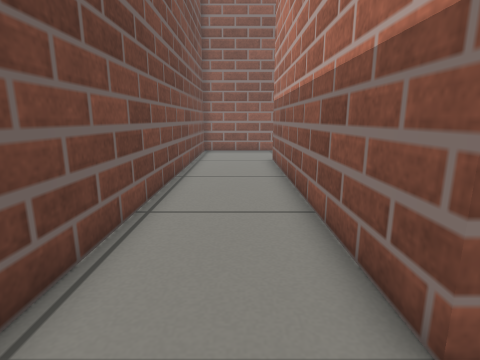
[1] (above)

24 first-person views from a walk through a Gazebo world. The camera is 0.5 m above the floor, tilts 12° down and sees 80° across. The floor is counted in squares, 0.25 m on a side. Each view is taken from the middle of a square. On the plan, view 1 faces up. The plan holds only what a view shows up to about 16 squares ahead; the rest is blank.

[2]
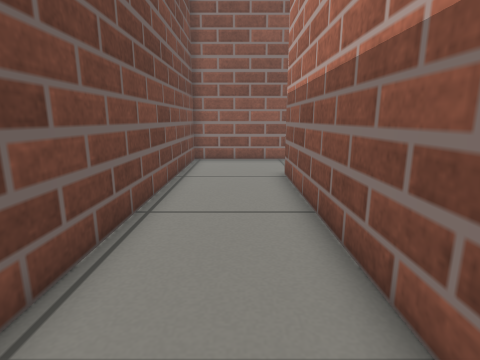

[3]
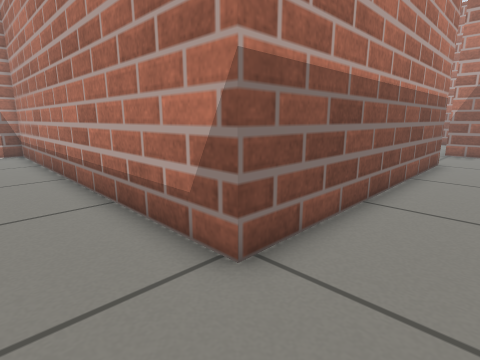

[4]
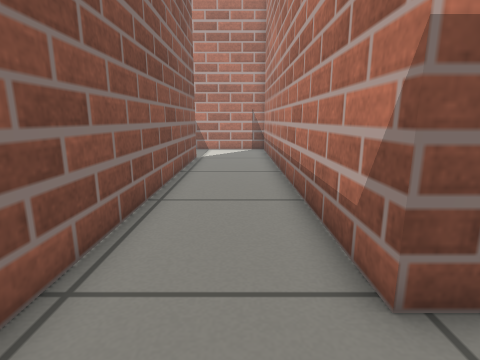

[5]
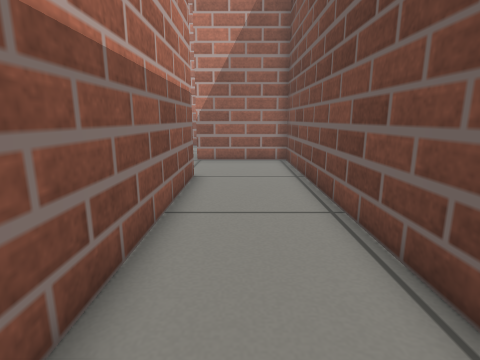

[6]
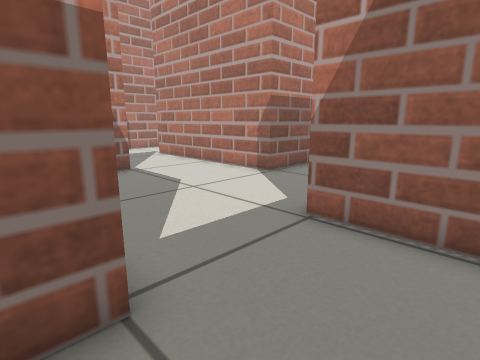

[7]
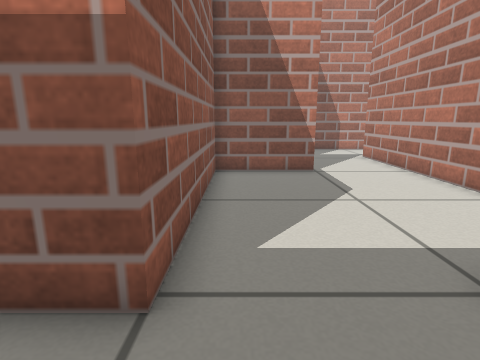

[8]
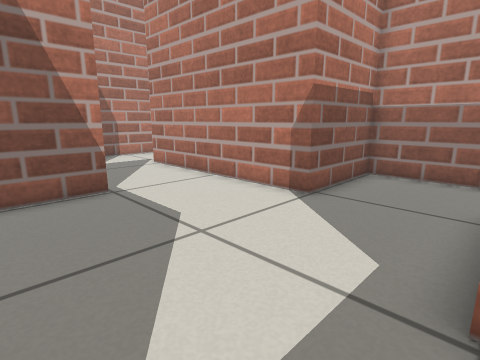

[9]
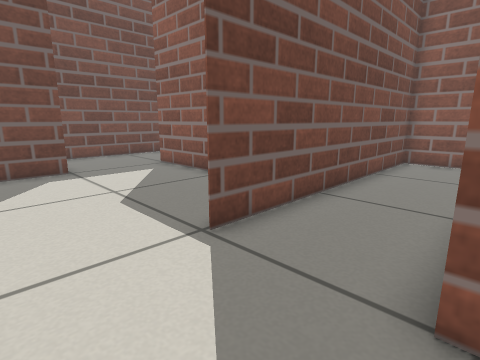

[10]
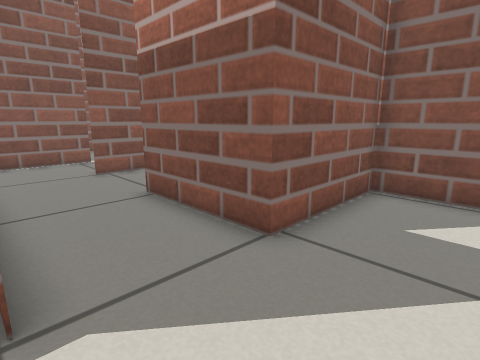

[11]
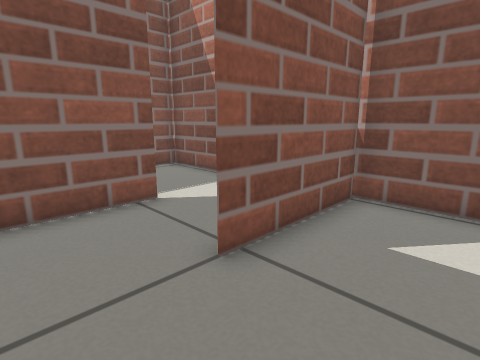

[12]
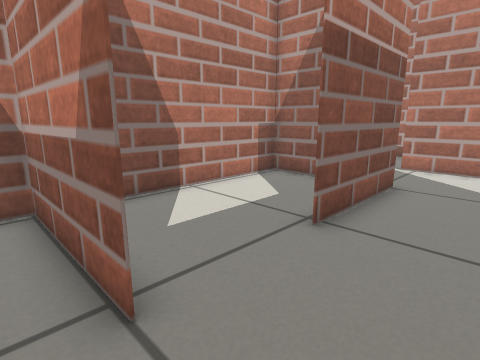

[13]
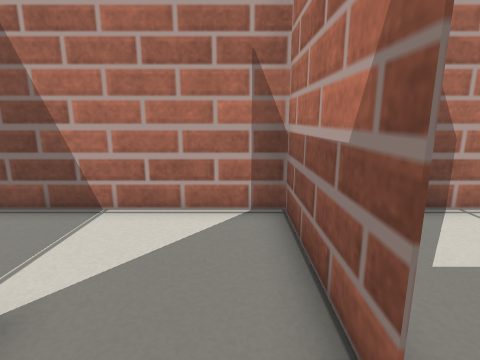

[14]
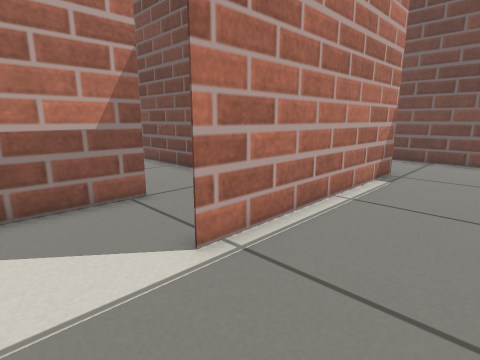

[15]
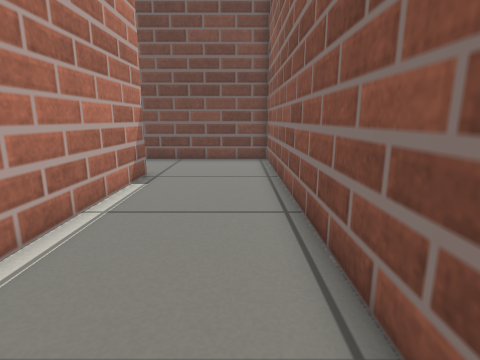

[16]
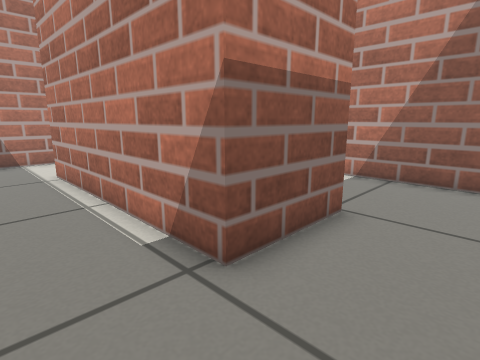

[17]
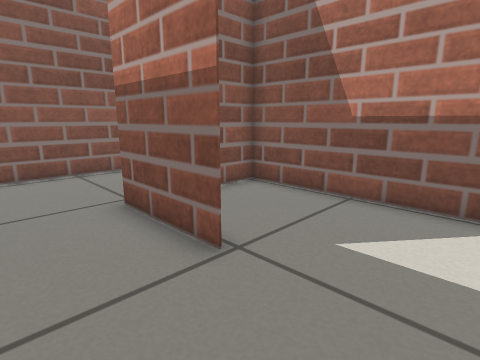

[18]
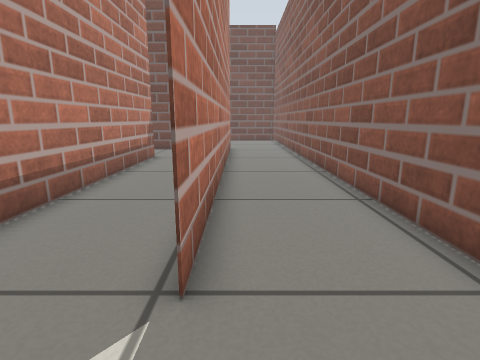

[19]
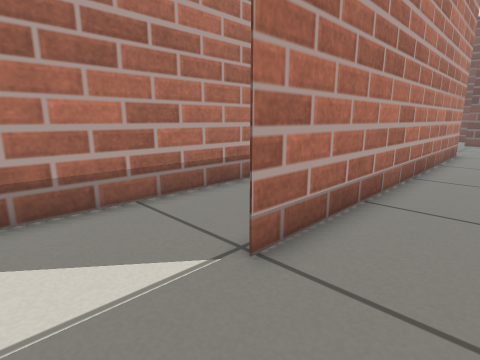

[20]
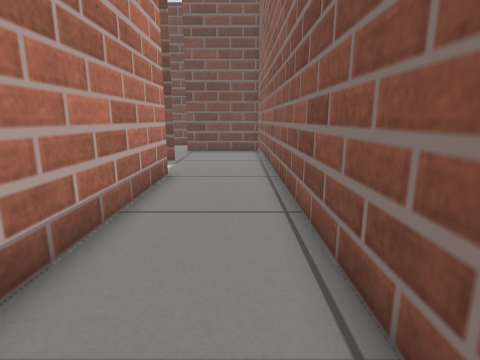

[21]
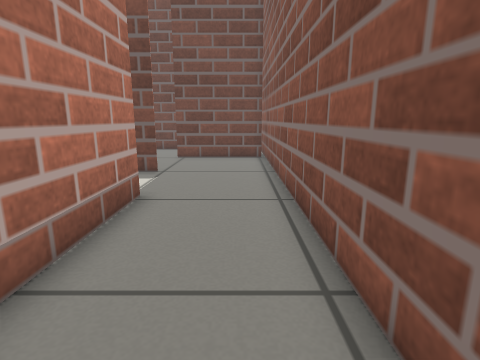

[22]
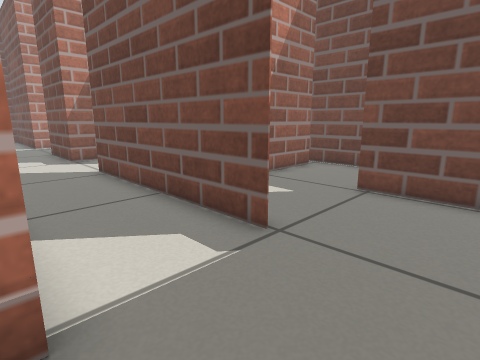

[23]
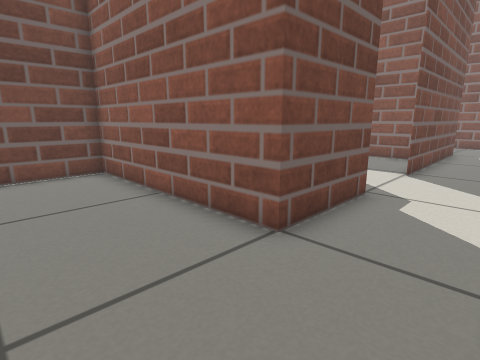

[24]
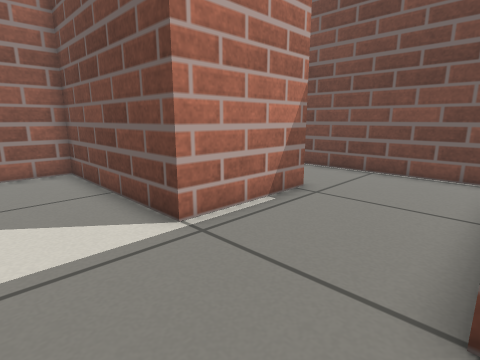

### Floor plan
Points are (right, up) in squares from view 1. A wall is a line through its corners. A room is listed if a view was taken in it or the views show most of it. See-through windows are left out.
Room 1 (views 1, 2, 3, 4, 5, 6, 7)
walls: (1.6, 1.9) (1.6, 14.4) (18.1, 14.4); (14.1, 18.3) (-2.3, 18.3) (-2.3, -2.1) (2.1, -2.1); (18.2, 13.9) (18.2, 15.4)
ways out: opening at (2, 0) to room 2; opening at (16, 18) to room 7
Room 2 (view 8)
walls: (6, -5.7) (9.5, -5.7); (2.1, -2.1) (2.1, -4.1); (10.1, -2) (10.1, 1.9) (1.6, 1.9)
ways out: opening at (2, 0) to room 1; opening at (10, -3.5) to room 4; opening at (4, -6)
Room 3 (view 9)
walls: (13.5, -5.7) (14.5, -5.7); (18.2, -5.6) (18.2, -2.1); (18.1, -2.1) (13.6, -2.1)
ways out: opening at (14, -4) to room 4; opening at (16, -6)
Room 4 (views 10, 11)
walls: (13.6, -2.1) (13.6, 2.4); (9.5, -5.7) (13.5, -5.7); (14.5, 6) (13.5, 6); (10.1, 6.4) (10.1, -2)
ways out: opening at (10, -3.5) to room 2; opening at (14, -4) to room 3; opening at (12, 6) to room 5; opening at (14, 4) to room 10
Room 5 (views 12, 13)
walls: (13.6, 9.5) (10.1, 9.5); (10.1, 9.6) (10.1, 6.4)
ways out: opening at (12, 6) to room 4; opening at (14, 8) to room 11
Room 6 (views 14, 15, 16, 17)
walls: (5.7, 6.1) (5.7, 9.5) (14.6, 9.6); (14.6, 14.4) (1.7, 14.4) (1.7, 8.3); (3.8, 2) (5.5, 2); (18.2, 10.4) (18.2, 13.9); (18.1, 14.4) (17.1, 14.4)
ways out: opening at (6, 4.5) to room 8; opening at (16, 10) to room 11
Room 7 (views 18, 19, 20, 21, 22, 23, 24)
walls: (-7.1, 5.7) (-5.9, 5.7) (-5.9, 1.9) (-14.2, 1.9) (-14.2, -5.1); (-5.9, 17.9) (-5.9, 9.4); (-2.4, 18.4) (14.1, 18.4); (-10.5, -2.7) (-5.9, -2.7) (-5.9, -5.4); (13.4, 22.4) (-6.4, 22.4)
ways out: opening at (16, 18) to room 1; opening at (-6, 19.5) to room 9; opening at (-6, 8); opening at (-4, -6)
Room 8 (no view inside)
walls: (10.1, 9.5) (8.6, 9.5); (10.1, 1.9) (10.1, 9.6); (5.5, 2) (7.6, 2)
ways out: opening at (6, 4.5) to room 6
Room 9 (no view inside)
walls: (-6.4, 22.4) (-9.9, 22.4); (-10.1, 22.2) (-10.1, 17.6)
ways out: opening at (-6, 19.5) to room 7; opening at (-10, 16)
Room 10 (no view inside)
walls: (16.1, -2.1) (18.1, -2.1); (18, 6) (14.5, 6); (18.2, -2.1) (18.2, 5.9)
ways out: opening at (14, 4) to room 4
Room 11 (no view inside)
walls: (14.6, 9.5) (13.6, 9.5); (18.2, 5.9) (18.2, 10.4); (13.5, 6) (18, 6)
ways out: opening at (14, 8) to room 5; opening at (16, 10) to room 6
Room 12 (no view inside)
walls: (-7, 14) (-9.1, 14)
ways out: opening at (-8, 10)

Positions as (right, up) in squares from view 1, and headings:
1: (0, 0), facing up
2: (0, 4), facing up
3: (-1, 17), facing down-right
4: (-1, 16), facing right
5: (0, 12), facing down
6: (-1, 3), facing down-right
7: (-1, 1), facing right
8: (2, 1), facing down-right
9: (14, -5), facing up-left
10: (10, -5), facing up-right
11: (11, 3), facing up-right
12: (11, 7), facing down-right
13: (12, 7), facing right
14: (17, 13), facing down-left
15: (16, 13), facing left
16: (3, 12), facing down-right
17: (3, 3), facing up-right
18: (17, 19), facing left
19: (17, 21), facing down-left
20: (8, 21), facing left
21: (5, 21), facing left
22: (-2, 21), facing down-left
23: (-3, -2), facing up-left
24: (-3, 2), facing down-left
